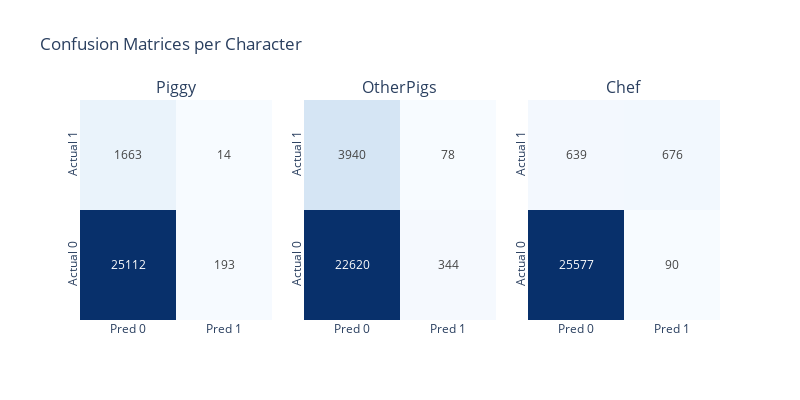
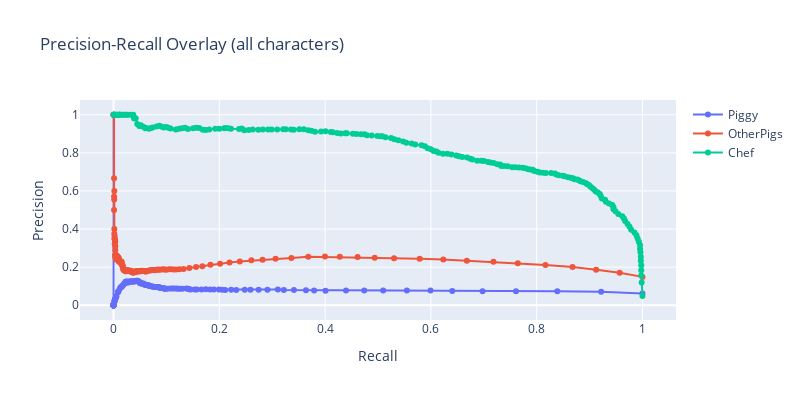
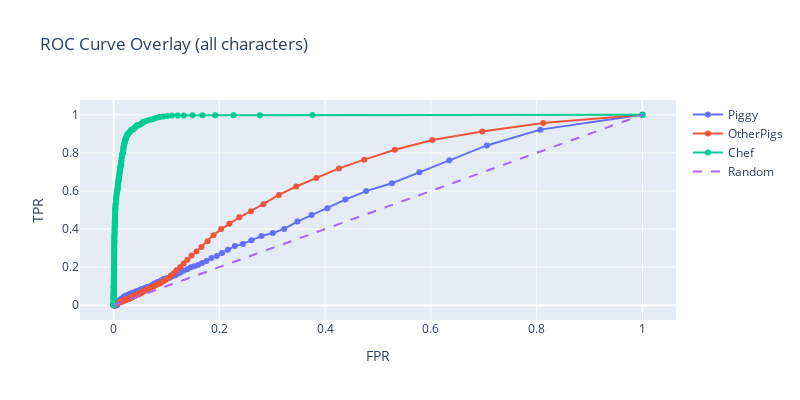

Notebook source saved alongside these figures, in order:
### Code cell
# 8 — Evaluation (MAP/PR/ROC/CM overlay)

metrics_dict, overall_map = evalTools.evaluate_multiclass(
    y_true_df=y_test_df[SIM2_CHARACTER_LABEL_COLS],
    y_pred_df=y_test_df,
    characters=SIM2_CHARACTER_LABEL_COLS
)

### Figure 1 — Plotly figure (JSON) as saved in the notebook; plotly's stock layout.template omitted (floating-point values rounded to 4 significant figures)
{"data": [{"colorscale": [[0, "rgb(247,251,255)"], [0.125, "rgb(222,235,247)"], [0.25, "rgb(198,219,239)"], [0.375, "rgb(158,202,225)"], [0.5, "rgb(107,174,214)"], [0.625, "rgb(66,146,198)"], [0.75, "rgb(33,113,181)"], [0.875, "rgb(8,81,156)"], [1, "rgb(8,48,107)"]], "showscale": false, "text": [["25112", "193"], ["1663", "14"]], "texttemplate": "%{text}", "type": "heatmap", "x": ["Pred 0", "Pred 1"], "xaxis": "x", "y": ["Actual 0", "Actual 1"], "yaxis": "y", "z": [[25112, 193], [1663, 14]]}, {"colorscale": [[0, "rgb(247,251,255)"], [0.125, "rgb(222,235,247)"], [0.25, "rgb(198,219,239)"], [0.375, "rgb(158,202,225)"], [0.5, "rgb(107,174,214)"], [0.625, "rgb(66,146,198)"], [0.75, "rgb(33,113,181)"], [0.875, "rgb(8,81,156)"], [1, "rgb(8,48,107)"]], "showscale": false, "text": [["22620", "344"], ["3940", "78"]], "texttemplate": "%{text}", "type": "heatmap", "x": ["Pred 0", "Pred 1"], "xaxis": "x2", "y": ["Actual 0", "Actual 1"], "yaxis": "y2", "z": [[22620, 344], [3940, 78]]}, {"colorscale": [[0, "rgb(247,251,255)"], [0.125, "rgb(222,235,247)"], [0.25, "rgb(198,219,239)"], [0.375, "rgb(158,202,225)"], [0.5, "rgb(107,174,214)"], [0.625, "rgb(66,146,198)"], [0.75, "rgb(33,113,181)"], [0.875, "rgb(8,81,156)"], [1, "rgb(8,48,107)"]], "showscale": false, "text": [["25577", "90"], ["639", "676"]], "texttemplate": "%{text}", "type": "heatmap", "x": ["Pred 0", "Pred 1"], "xaxis": "x3", "y": ["Actual 0", "Actual 1"], "yaxis": "y3", "z": [[25577, 90], [639, 676]]}], "layout": {"annotations": [{"font": {"size": 16}, "showarrow": false, "text": "Piggy", "x": 0.15, "xanchor": "center", "xref": "paper", "y": 1, "yanchor": "bottom", "yref": "paper"}, {"font": {"size": 16}, "showarrow": false, "text": "OtherPigs", "x": 0.5, "xanchor": "center", "xref": "paper", "y": 1, "yanchor": "bottom", "yref": "paper"}, {"font": {"size": 16}, "showarrow": false, "text": "Chef", "x": 0.85, "xanchor": "center", "xref": "paper", "y": 1, "yanchor": "bottom", "yref": "paper"}], "height": 400, "showlegend": false, "title": {"text": "Confusion Matrices per Character"}, "width": 800, "xaxis": {"anchor": "y", "domain": [0, 0.3]}, "xaxis2": {"anchor": "y2", "domain": [0.35, 0.65]}, "xaxis3": {"anchor": "y3", "domain": [0.7, 1]}, "yaxis": {"anchor": "x", "domain": [0, 1], "tickangle": -90}, "yaxis2": {"anchor": "x2", "domain": [0, 1], "tickangle": -90}, "yaxis3": {"anchor": "x3", "domain": [0, 1], "tickangle": -90}}}

### Figure 2 — Plotly figure (JSON) as saved in the notebook; plotly's stock layout.template omitted (floating-point values rounded to 4 significant figures; data arrays with more than 128 entries replaced by an {"elided": "..."} marker saying what was removed)
{"data": [{"mode": "lines+markers", "name": "Piggy", "type": "scatter", "x": {"elided": "160 float values"}, "y": {"elided": "160 float values"}}, {"mode": "lines+markers", "name": "OtherPigs", "type": "scatter", "x": {"elided": "162 float values"}, "y": {"elided": "162 float values"}}, {"mode": "lines+markers", "name": "Chef", "type": "scatter", "x": {"elided": "190 float values"}, "y": {"elided": "190 float values"}}], "layout": {"height": 400, "title": {"text": "Precision-Recall Overlay (all characters)"}, "width": 800, "xaxis": {"title": {"text": "Recall"}}, "yaxis": {"title": {"text": "Precision"}}}}

### Figure 3 — Plotly figure (JSON) as saved in the notebook; plotly's stock layout.template omitted (floating-point values rounded to 4 significant figures; data arrays with more than 128 entries replaced by an {"elided": "..."} marker saying what was removed)
{"data": [{"mode": "lines+markers", "name": "Piggy", "type": "scatter", "x": {"elided": "144 float values"}, "y": {"elided": "144 float values"}}, {"mode": "lines+markers", "name": "OtherPigs", "type": "scatter", "x": {"elided": "157 float values"}, "y": {"elided": "157 float values"}}, {"mode": "lines+markers", "name": "Chef", "type": "scatter", "x": {"elided": "184 float values"}, "y": {"elided": "184 float values"}}, {"line": {"dash": "dash"}, "mode": "lines", "name": "Random", "type": "scatter", "x": [0, 1], "y": [0, 1]}], "layout": {"height": 400, "title": {"text": "ROC Curve Overlay (all characters)"}, "width": 800, "xaxis": {"title": {"text": "FPR"}}, "yaxis": {"title": {"text": "TPR"}}}}
